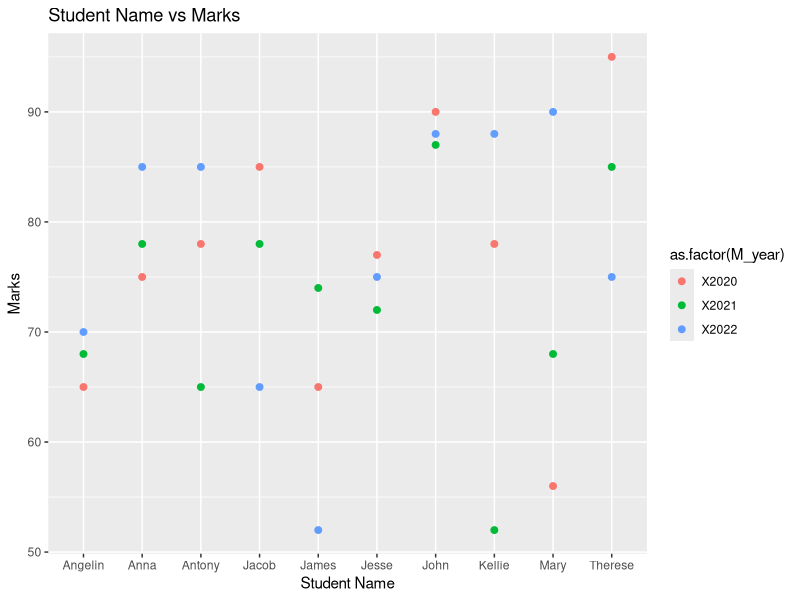
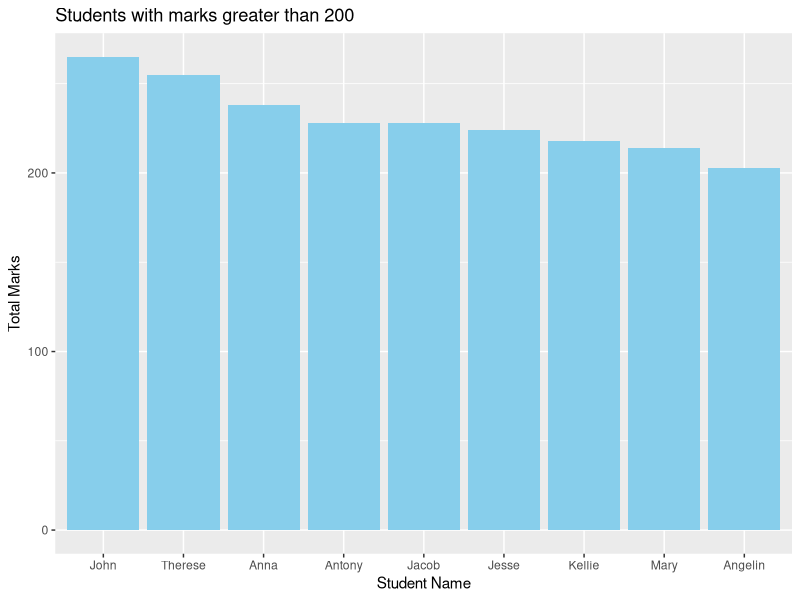
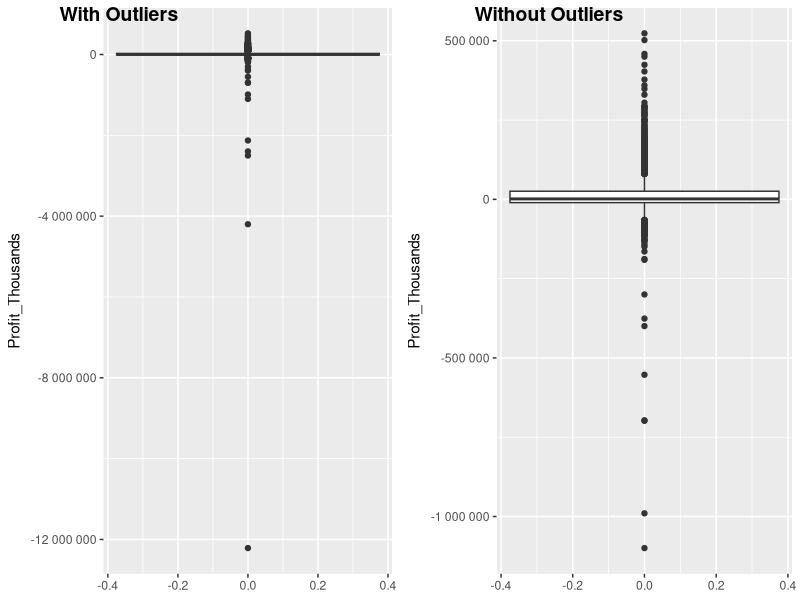
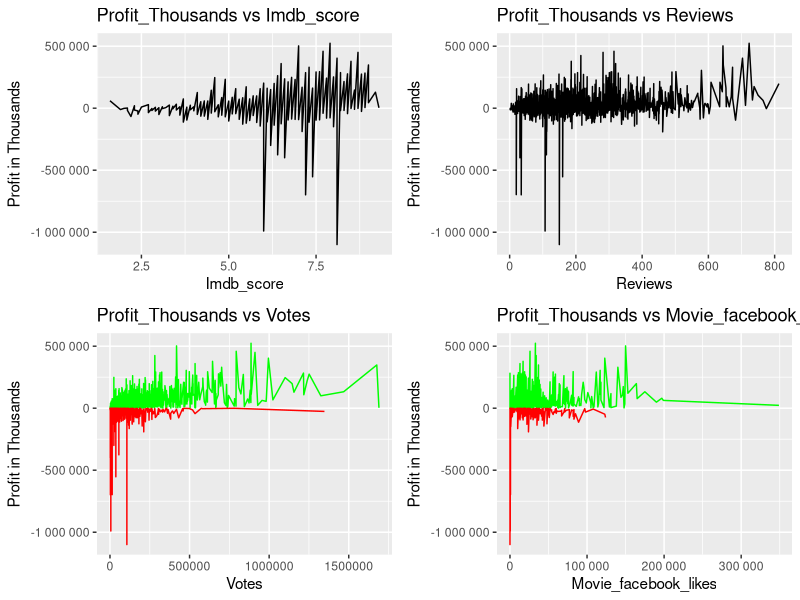
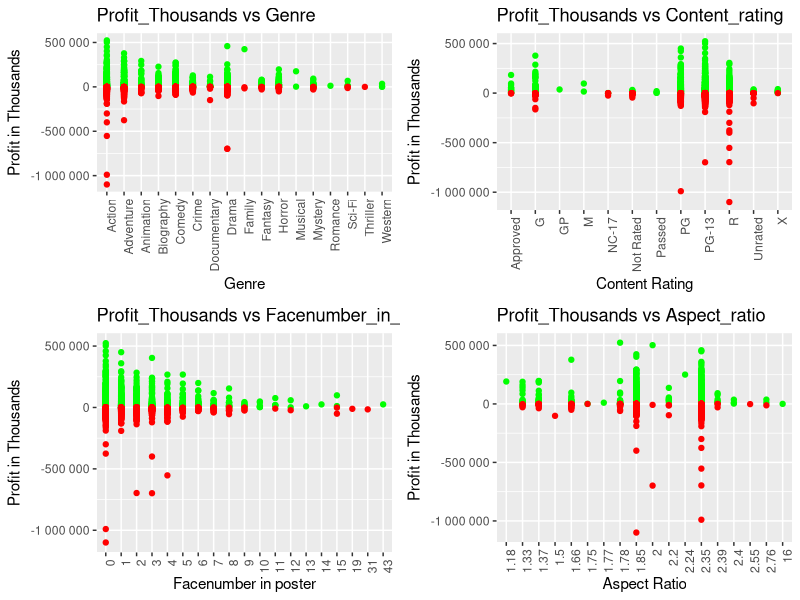
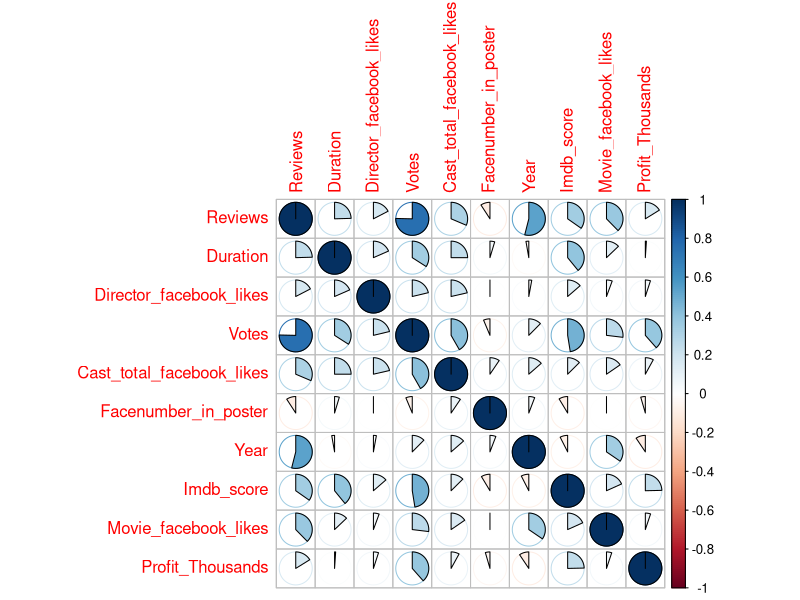
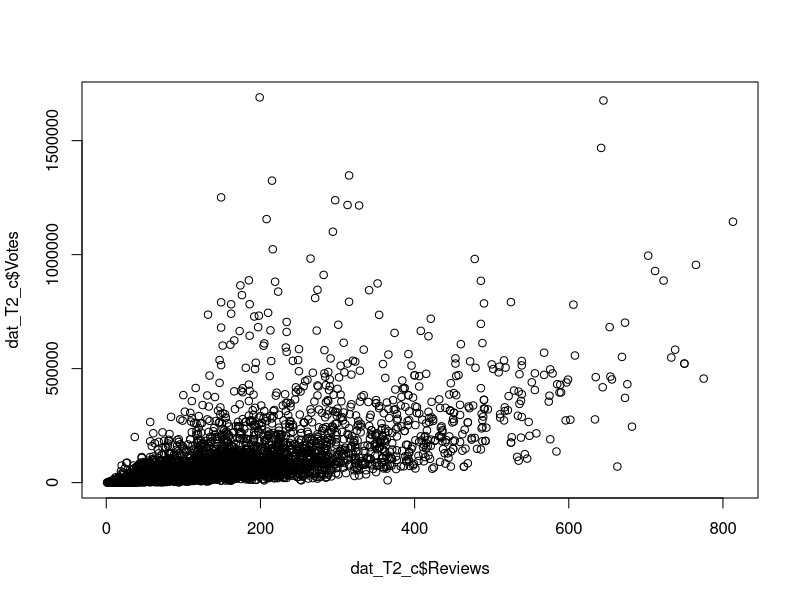
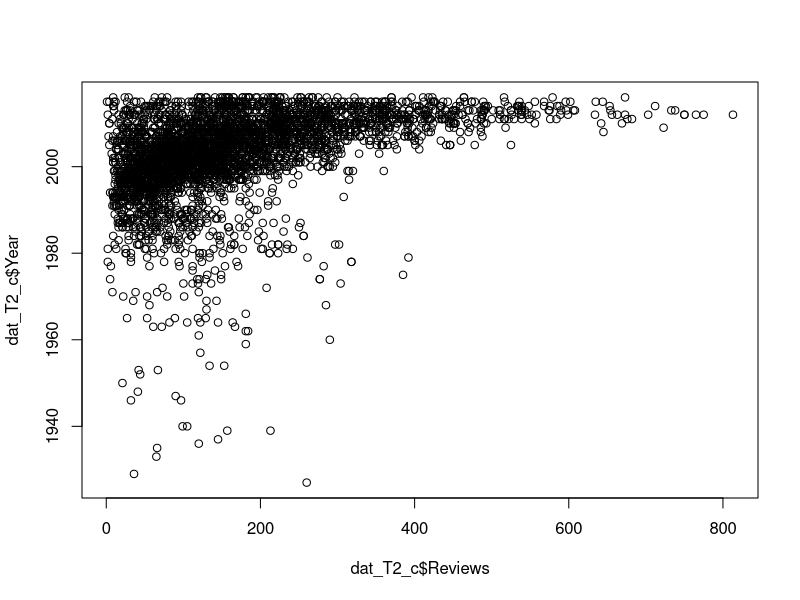

Reproduce these figures in R, in order.
## ---- chunk 1
library(dplyr)
library(tidyr)
library(tidyverse)

# Change the working directory as per the file location if required

dat_T1 <- read.csv("Studentmarks.csv", header = TRUE)
## ---- chunk 2
head(dat_T1)
str(dat_T1)
dim(dat_T1)

#Checking for NAs
any(is.na(dat_T1))

#Checking for duplicated rows
any(duplicated(dat_T1))
## ---- chunk 3
# Used floor() as we need to round down to get age in absolute years
age1 <- floor(as.numeric(difftime(Sys.Date(), as.Date(dat_T1$dob, format = "%d/%m/%Y")))/365)
head(age1)

# Binding age1 as a column to the dataset
dat_T1 <- cbind(dat_T1, age1)
head(dat_T1)
## ---- chunk 4
# Converting the dob column to the date data type
dat_T1$dob <- as.Date(dat_T1$dob, format = "%d/%m/%Y")
str(dat_T1)

# Extracting month and year column from dob
dat_T1 <- separate(dat_T1, dob, c("Year", "Month"))
head(dat_T1)
## ---- chunk 5
dat_T1$age2 <- as.numeric(format(Sys.Date(), "%Y"))-as.numeric(dat_T1$Year)
head(dat_T1)
## ---- chunk 6
dat_T1.2 <- gather(dat_T1, "M_year", "Marks", 5:7)
head(dat_T1.2)
## ---- chunk 7
library(ggplot2)
ggplot(dat_T1.2, aes(Studentname, Marks, color = as.factor(M_year))) + 
  geom_point(size = 2) + 
  labs(x = "Student Name", y = "Marks", title = "Student Name vs Marks")
## ---- chunk 8
dat_T1.3 <- dat_T1 %>%
  mutate(TotalMarks = X2020 + X2021 + X2022) %>%
  filter(TotalMarks >= 200) %>%
  arrange(desc(TotalMarks))

nrow(dat_T1.3) #Only 1 student has been dropped for marks < 200
## ---- chunk 9
#Load if not done before
#library(ggplot2)

ggplot(dat_T1.3, aes(x = reorder(Studentname, -TotalMarks), y = TotalMarks)) + 
  geom_bar(stat = "identity", fill = "skyblue") +
  labs(x = "Student Name", y = "Total Marks",
       title = "Students with marks greater than 200")
## ---- chunk 10
# Load if not done before
# library(dplyr)
# library(tidyr)
# library(tidyverse)

# Change the working directory as per the file location, if required

dat_T2 <- read.csv("Movies.csv", header = TRUE)
## ---- chunk 11
head(dat_T2)
str(dat_T2)
dim(dat_T2)

# Checking for duplicated records
any(duplicated(dat_T2)) #Returns TRUE

# Removing duplicated records
dat_T2 <- unique(dat_T2)
dim(dat_T2)
## ---- chunk 12
# Replacing "" with NA to make compatable with is.na() function
dat_T2 <- dat_T2 %>%
  mutate_all(~ifelse(. == "", NA, .))

# Checking NA count for each Column
sapply(dat_T2, function(x) sum(is.na(x)))
## ---- chunk 13
dat_T2 <- subset(dat_T2, select = -c(Movie_imdb_link, Plot_keywords))
dim(dat_T2)
## ---- chunk 14
# Checking Language Column
levels(factor(dat_T2$Language))

# As all the movies are in English, we can remove that column, as it wont be helpful in any analysis
dat_T2 <- subset(dat_T2, select = -c(Language))
dim(dat_T2)
## ---- chunk 15
# Extracting actor info in seperate dataframe
dat_actor <- subset(dat_T2, select = c(Title, Gross, Budget, 
                                       Actor_1_name, Actor_1_facebook_likes,
                                       Actor_2_name, Actor_2_facebook_likes,
                                       Actor_3_name, Actor_3_facebook_likes))

# Removing it from our current dataframe
dat_T2 <- subset(dat_T2, select = -c(Actor_1_name, Actor_1_facebook_likes,
                                     Actor_2_name, Actor_2_facebook_likes,
                                     Actor_3_name, Actor_3_facebook_likes))
dim(dat_T2)

# Rechecking NAs
sapply(dat_T2, function(x) sum(is.na(x)))
## ---- chunk 16
dat_T2 <- na.omit(dat_T2)
dim(dat_T2)
# We have eliminated a total of 137 additional records with NAs from the dataset
## ---- chunk 17
# Calculating Profit
dat_T2$Profit <- dat_T2$Gross-dat_T2$Budget

# As now, Gross and Budget Columns are redundant, we can remove them
# Also the profit values are large, so rounding it to thousands to make it more readable
dat_T2 <- dat_T2 %>%
  mutate(Profit_Thousands = round(Profit/1000, 0)) %>%
  select(-c(Gross, Budget, Profit))

head(dat_T2)
## ---- chunk 18
# Load if not done before
# library(ggplot2)

# Plotting with Outliers
gbox_1 <- ggplot(dat_T2, aes(y=Profit_Thousands))+geom_boxplot() + 
  scale_y_continuous(labels = scales::number_format(accuracy = 1))

# Removing last 5 outliers with big losses, to make the charts more readable
dat_T2_w <- dat_T2 %>% arrange(desc(Profit_Thousands))
dat_T2_w <- dat_T2_w[1:(nrow(dat_T2_w)-5),]

# Plotting without Outliers
gbox_2 <- ggplot(dat_T2_w, aes(y=Profit_Thousands))+geom_boxplot() + 
  scale_y_continuous(labels = scales::number_format(accuracy = 1))

# Output
library(ggpubr)
ggarrange(gbox_1, gbox_2, labels = c("With Outliers", "Without Outliers"),
          ncol = 2, nrow = 1)

## ---- chunk 19
# line plot
# We will be using the df without last 5 outliers as it is more visually interpretable

# Load if not done before
# library(ggplot2)

# "Profit_Thousands" vs "Imdb_score"
gline_1 <- ggplot(dat_T2_w, aes(x = Imdb_score, y = Profit_Thousands)) + 
  geom_line() + 
  scale_y_continuous(labels = scales::number_format(accuracy = 1)) +
  labs(x = "Imdb_score", y = "Profit in Thousands", 
       title = "Profit_Thousands vs Imdb_score")

# "Profit_Thousands" vs "Reviews"
gline_2 <- ggplot(dat_T2_w, aes(x = Reviews, y = Profit_Thousands)) + 
  geom_line() + 
  scale_y_continuous(labels = scales::number_format(accuracy = 1)) +
  labs(x = "Reviews", y = "Profit in Thousands", title = "Profit_Thousands vs Reviews")

# "Profit_Thousands" vs "Votes"
gline_3 <- ggplot(dat_T2_w, aes(x = Votes, y = Profit_Thousands)) + 
  geom_line(aes(color = ifelse(Profit_Thousands > 0, "Above 0", "Below 0"))) + 
  scale_y_continuous(labels = scales::number_format(accuracy = 1)) +
  labs(x = "Votes", y = "Profit in Thousands", title = "Profit_Thousands vs Votes") +
  scale_color_manual(values = c("Above 0" = "green", "Below 0" = "red")) +
  guides(color = FALSE)

# "Profit_Thousands" vs "Movie_facebook_likes"
gline_4 <- ggplot(dat_T2_w, aes(x = Movie_facebook_likes, y = Profit_Thousands)) + 
  geom_line(aes(color = ifelse(Profit_Thousands > 0, "Above 0", "Below 0"))) + 
  scale_y_continuous(labels = scales::number_format(accuracy = 1)) +
  scale_x_continuous(labels = scales::number_format(accuracy = 1)) +
  labs(x = "Movie_facebook_likes", y = "Profit in Thousands",
       title = "Profit_Thousands vs Movie_facebook_likes") +
  scale_color_manual(values = c("Above 0" = "green", "Below 0" = "red")) +
  guides(color = FALSE)

# Output
# Load if not done before
# library(ggpubr)
ggarrange(gline_1, gline_2, gline_3, gline_4,
          ncol = 2, nrow = 2)
## ---- chunk 20
# scatter plot
# We will be using the df without last 5 outliers as it is more visually interpretable

# Load if not done before
# library(ggplot2)

# "Profit_Thousands" vs "Genre"
gsp_1 <- ggplot(dat_T2_w, aes(x = factor(Genre), y = Profit_Thousands)) + 
  geom_point(aes(color = ifelse(Profit_Thousands > 0, "Above 0", "Below 0"))) + 
  scale_y_continuous(labels = scales::number_format(accuracy = 1)) +
  labs(x = "Genre", y = "Profit in Thousands", 
       title = "Profit_Thousands vs Genre") +
  scale_color_manual(values = c("Above 0" = "green", "Below 0" = "red")) +
  guides(color = FALSE) +
  theme(axis.text.x = element_text(angle = 90, hjust = 1))

# "Profit_Thousands" vs "Content_rating"
gsp_2 <- ggplot(dat_T2_w, aes(x = factor(Content_rating), y = Profit_Thousands)) + 
  geom_point(aes(color = ifelse(Profit_Thousands > 0, "Above 0", "Below 0"))) + 
  scale_y_continuous(labels = scales::number_format(accuracy = 1)) +
  labs(x = "Content Rating", y = "Profit in Thousands", 
       title = "Profit_Thousands vs Content_rating") +
  scale_color_manual(values = c("Above 0" = "green", "Below 0" = "red")) +
  guides(color = FALSE) +
  theme(axis.text.x = element_text(angle = 90, hjust = 1))

# "Profit_Thousands" vs "Facenumber_in_poster"
gsp_3 <- ggplot(dat_T2_w, aes(x = factor(Facenumber_in_poster), y = Profit_Thousands)) + 
  geom_point(aes(color = ifelse(Profit_Thousands > 0, "Above 0", "Below 0"))) + 
  scale_y_continuous(labels = scales::number_format(accuracy = 1)) +
  labs(x = "Facenumber in poster", y = "Profit in Thousands", 
       title = "Profit_Thousands vs Facenumber_in_poster") +
  scale_color_manual(values = c("Above 0" = "green", "Below 0" = "red")) +
  guides(color = FALSE) +
  theme(axis.text.x = element_text(angle = 90, hjust = 1))

# "Profit_Thousands" vs "Aspect_ratio"
gsp_4 <- ggplot(dat_T2_w, aes(x = factor(Aspect_ratio), y = Profit_Thousands)) + 
  geom_point(aes(color = ifelse(Profit_Thousands > 0, "Above 0", "Below 0"))) + 
  scale_y_continuous(labels = scales::number_format(accuracy = 1)) +
  labs(x = "Aspect Ratio", y = "Profit in Thousands",
       title = "Profit_Thousands vs Aspect_ratio") +
  scale_color_manual(values = c("Above 0" = "green", "Below 0" = "red")) +
  guides(color = FALSE) +
  theme(axis.text.x = element_text(angle = 90, hjust = 1))

# Output
# Load if not done before
# library(ggpubr)
ggarrange(gsp_1, gsp_2, gsp_3, gsp_4, ncol = 2, nrow = 2)
## ---- chunk 21
# Using the dataset without excluding outliers
# As Spearman's Correlation can only deal with ordinal, interval or ratio, so removing all the columns not required
dat_T2_c <- dat_T2 %>%
  select(-c(Color, Director, Genre, Title, Content_rating, Aspect_ratio))

# Using Spearman's rank correlation  
cor_T2 <- cor(dat_T2_c,  use = "everything", method = c("spearman"))
# Rounding to 4 decimals to make it more readable
round(cor_T2, 4)
## ---- chunk 22
library(corrplot)

# Plotting Correlation Matrix using "pie" method
corrplot(cor_T2, method = "pie")
## ---- chunk 23
# Reconfirming strong correlations
cor_st_1 <- cor_T2["Reviews", "Votes"]
cor_st_1

cor_st_2 <- cor_T2["Reviews", "Year"]
cor_st_2
# both have value above 0.5, so Strong Correlation

# Reconfirming weak correlations
cor_wk_1 <- cor_T2["Facenumber_in_poster", "Director_facebook_likes"]
cor_wk_1

cor_wk_2 <- cor_T2["Facenumber_in_poster", "Movie_facebook_likes"]
cor_wk_2
# both have value close to 0, so Weak Correlation
## ---- chunk 24
# Strong Correlation Reviews and Votes
plot(x = dat_T2_c$Reviews, y = dat_T2_c$Votes)

# Strong Correlation Reviews and Year
plot(x = dat_T2_c$Reviews, y = dat_T2_c$Year)

# Weak Correlation Facenumber_in_poster and Director_Facebook_likes
plot(x = dat_T2_c$Director_facebook_likes, y = dat_T2_c$Facenumber_in_poster)

# Weak Correlation Facenumber_in_poster and Movie_Facebook_likes
plot(x = dat_T2_c$Movie_facebook_likes, y = dat_T2_c$Facenumber_in_poster)
